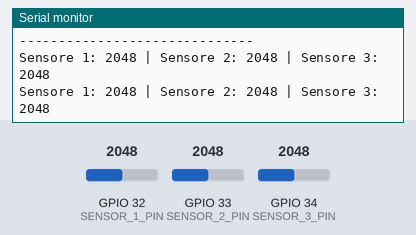
Recording of a sketch running on a simulated ESP32. Parts: the last lines printed to the serial monitor. The test bench sets the inputs (shaded band); at power-on: GPIO 32 (SENSOR_1_PIN) = 2048, GPIO 33 (SENSOR_2_PIN) = 2048, GPIO 34 (SENSOR_3_PIN) = 2048.

Above: at 2.8 s.
2.9 s: GPIO 32 (SENSOR_1_PIN) set to 2866
At 5.1 s:
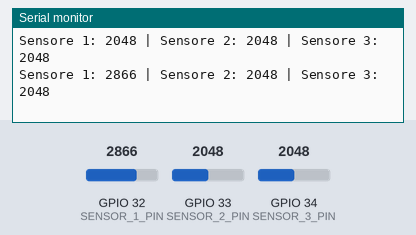
5.6 s: GPIO 33 (SENSOR_2_PIN) set to 2866
At 7.0 s:
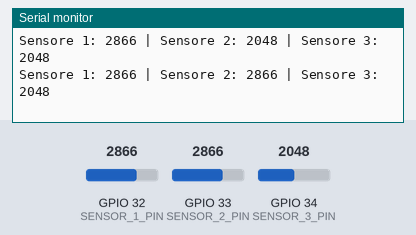
8.3 s: GPIO 34 (SENSOR_3_PIN) set to 2866
At 10.8 s:
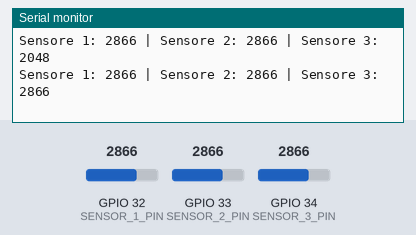
11.0 s: GPIO 32 (SENSOR_1_PIN) set to 3603
At 12.7 s:
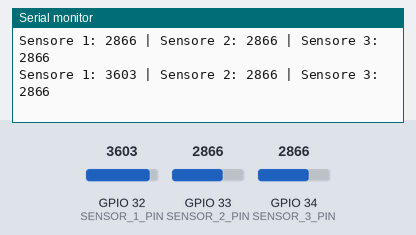
13.7 s: GPIO 33 (SENSOR_2_PIN) set to 3603
At 14.7 s:
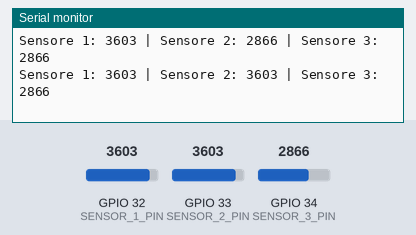
16.4 s: GPIO 34 (SENSOR_3_PIN) set to 3603
At 18.5 s:
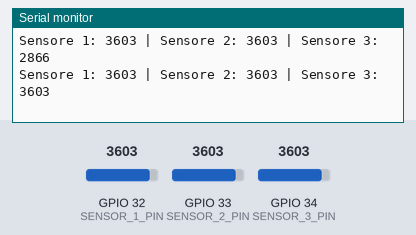
Timing chart, 0 to 20.0 s (numbered marks = the images above; inputs shaded):
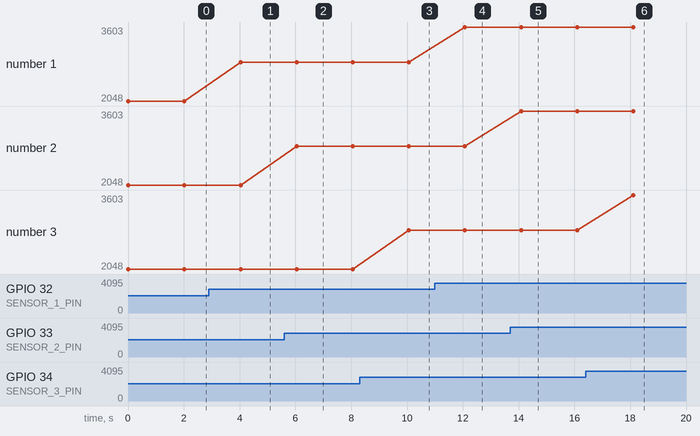

The sketch:

Test_Sensors.ino
```cpp
/*
  Test_Sensors.ino
  ------------------------------------------------
  Sketch di TEST per verificare i collegamenti
  dei 3 sensori di umidità e leggere i valori ADC.

  Procedura di test:
  1. Tieni i sensori in aria (suolo secco simulato)
     → annota i valori letti (dovrebbero essere alti, vicino a 4095)
  2. Immergi i sensori in un bicchiere d'acqua (suolo bagnato simulato)
     → annota i valori letti (dovrebbero essere bassi, vicino a 0)

  Questi valori serviranno per calibrare le soglie
  MOISTURE_THRESHOLD in config.h durante la Fase 3.
*/

#define SENSOR_1_PIN     32
#define SENSOR_2_PIN     33
#define SENSOR_3_PIN     34
#define SENSOR_POWER_PIN 25

void setup() {
  Serial.begin(115200);
  pinMode(SENSOR_POWER_PIN, OUTPUT);
  digitalWrite(SENSOR_POWER_PIN, LOW); // sensori spenti di default
  Serial.println("Test sensori umidità avviato.");
  Serial.println("Lettura ogni 2 secondi.");
  Serial.println("------------------------------");
}

void loop() {
  // Accendi i sensori
  digitalWrite(SENSOR_POWER_PIN, HIGH);
  delay(10); // attendi stabilizzazione

  // Leggi i valori ADC
  int val1 = analogRead(SENSOR_1_PIN);
  int val2 = analogRead(SENSOR_2_PIN);
  int val3 = analogRead(SENSOR_3_PIN);

  // Spegni i sensori
  digitalWrite(SENSOR_POWER_PIN, LOW);

  // Stampa i valori
  Serial.printf("Sensore 1: %d | Sensore 2: %d | Sensore 3: %d\n", val1, val2, val3);

  delay(2000);
}
```

Measured:
- after the input at 2.9 s, the serial monitor: prints a new line after 1.1 s (image 1)
- after the input at 5.6 s, the serial monitor: prints a new line after 0.44 s (image 2)
- after the input at 8.3 s, the serial monitor: prints a new line after 1.8 s (image 3)
- after the input at 11.0 s, the serial monitor: prints a new line after 1.1 s (image 4)
- after the input at 13.7 s, the serial monitor: prints a new line after 0.39 s (image 5)
- after the input at 16.4 s, the serial monitor: prints a new line after 1.7 s (image 6)
- plotted number 1: 2048 → 2866 after the input at 2.9 s, 2866 → 3603 after the input at 11.0 s
